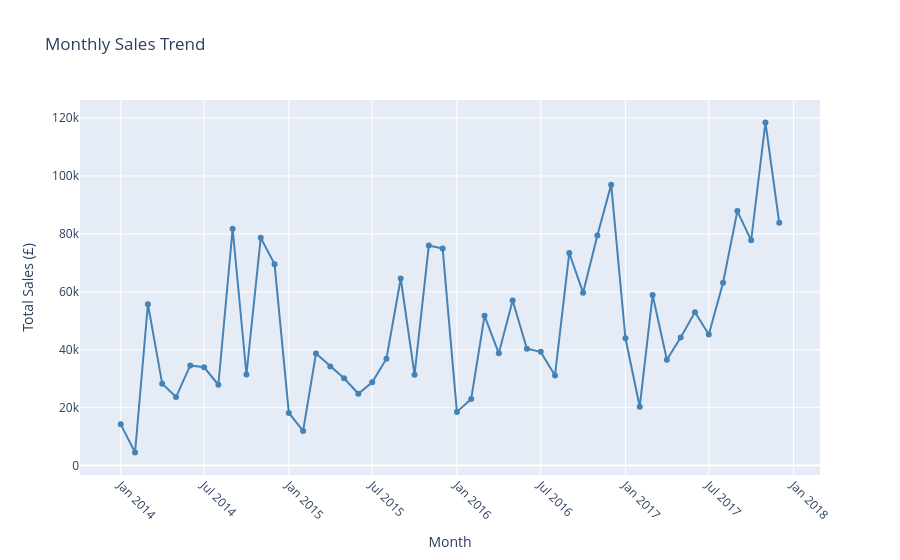

The notebook cell this image was saved under:
### Code cell
# Monthly sales trend 
monthly = (orders
           .groupby(['year', 'month', 'month_name'])['sales']
           .sum()
           .reset_index()
           .sort_values(['year', 'month']))

monthly['period'] = (monthly['year'].astype(str)
                     + '-' + monthly['month'].astype(str).str.zfill(2))

fig = px.line(monthly, x='period', y='sales',
              title='Monthly Sales Trend',
              markers=True,
              labels={'sales': 'Total Sales (£)', 'period': 'Month'},
              color_discrete_sequence=['steelblue'])
fig.update_xaxes(tickangle=45)
fig.show()

### Figure 1 — Plotly figure (JSON) as saved in the notebook; plotly's stock layout.template omitted (floating-point values rounded to 4 significant figures)
{"data": [{"hovertemplate": "Month=%{x}<br>Total Sales (£)=%{y}<extra></extra>", "legendgroup": "", "line": {"color": "steelblue", "dash": "solid"}, "marker": {"symbol": "circle"}, "mode": "markers+lines", "name": "", "orientation": "v", "showlegend": false, "type": "scatter", "x": ["2014-01", "2014-02", "2014-03", "2014-04", "2014-05", "2014-06", "2014-07", "2014-08", "2014-09", "2014-10", "2014-11", "2014-12", "2015-01", "2015-02", "2015-03", "2015-04", "2015-05", "2015-06", "2015-07", "2015-08", "2015-09", "2015-10", "2015-11", "2015-12", "2016-01", "2016-02", "2016-03", "2016-04", "2016-05", "2016-06", "2016-07", "2016-08", "2016-09", "2016-10", "2016-11", "2016-12", "2017-01", "2017-02", "2017-03", "2017-04", "2017-05", "2017-06", "2017-07", "2017-08", "2017-09", "2017-10", "2017-11", "2017-12"], "xaxis": "x", "y": [14240.0, 4520.0, 55690.0, 28300.0, 23650.0, 34600.0, 33950.0, 27910.0, 81780.0, 31450.0, 78630.0, 69550.0, 18170.0, 11950.0, 38730.0, 34200.0, 30130.0, 24800.0, 28770.0, 36900.0, 64600.0, 31400.0, 75970.0, 74920.0, 18540.0, 22980.0, 51720.0, 38750.0, 56990.0, 40340.0, 39260.0, 31120.0, 73410.0, 59690.0, 79410.0, 97000.0, 43970.0, 20300.0, 58870.0, 36520.0, 44260.0, 52980.0, 45260.0, 63120.0, 87870.0, 77780.0, 118400.0, 83830.0], "yaxis": "y"}], "layout": {"autosize": true, "legend": {"tracegroupgap": 0}, "title": {"text": "Monthly Sales Trend"}, "xaxis": {"anchor": "y", "autorange": true, "domain": [0, 1], "range": ["2013-10-06 11:20:17.1184", "2018-02-25 12:39:42.8816"], "tickangle": 45, "title": {"text": "Month"}, "type": "date"}, "yaxis": {"anchor": "x", "autorange": true, "domain": [0, 1], "range": [-5052.0, 128000.0], "title": {"text": "Total Sales (£)"}, "type": "linear"}}}
